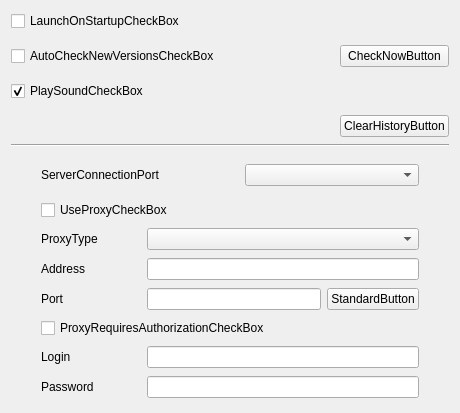
<ui version="4.0" >
 <class>SettingsFrameClass</class>
 <widget class="QFrame" name="SettingsFrameClass" >
  <property name="geometry" >
   <rect>
    <x>0</x>
    <y>0</y>
    <width>460</width>
    <height>413</height>
   </rect>
  </property>
  <property name="lineWidth" >
   <number>0</number>
  </property>
  <layout class="QVBoxLayout" name="verticalLayout" >
   <item>
    <layout class="QGridLayout" name="gridLayout" >
     <property name="verticalSpacing" >
      <number>14</number>
     </property>
     <item row="0" column="0" >
      <widget class="QCheckBox" name="launchOnStartupCheckBox" >
       <property name="text" >
        <string>LaunchOnStartupCheckBox</string>
       </property>
      </widget>
     </item>
     <item row="1" column="0" >
      <widget class="QCheckBox" name="autoUpdateCheckBox" >
       <property name="minimumSize" >
        <size>
         <width>260</width>
         <height>0</height>
        </size>
       </property>
       <property name="text" >
        <string>AutoCheckNewVersionsCheckBox</string>
       </property>
      </widget>
     </item>
     <item row="1" column="1" >
      <spacer name="horizontalSpacer" >
       <property name="orientation" >
        <enum>Qt::Horizontal</enum>
       </property>
       <property name="sizeType" >
        <enum>QSizePolicy::MinimumExpanding</enum>
       </property>
       <property name="sizeHint" stdset="0" >
        <size>
         <width>20</width>
         <height>20</height>
        </size>
       </property>
      </spacer>
     </item>
     <item row="1" column="2" >
      <widget class="QPushButton" name="checkForNewVersionButton" >
       <property name="accessibleName" >
        <string>rectButton</string>
       </property>
       <property name="text" >
        <string>CheckNowButton</string>
       </property>
      </widget>
     </item>
     <item row="2" column="0" >
      <widget class="QCheckBox" name="playSoundCheckBox" >
       <property name="text" >
        <string>PlaySoundCheckBox</string>
       </property>
       <property name="checked" >
        <bool>true</bool>
       </property>
      </widget>
     </item>
     <item row="3" column="2" >
      <widget class="QPushButton" name="clearHistoryButton" >
       <property name="accessibleName" >
        <string>rectButton</string>
       </property>
       <property name="text" >
        <string>ClearHistoryButton</string>
       </property>
      </widget>
     </item>
    </layout>
   </item>
   <item>
    <spacer name="verticalSpacer" >
     <property name="orientation" >
      <enum>Qt::Vertical</enum>
     </property>
     <property name="sizeType" >
      <enum>QSizePolicy::Fixed</enum>
     </property>
     <property name="sizeHint" stdset="0" >
      <size>
       <width>20</width>
       <height>1</height>
      </size>
     </property>
    </spacer>
   </item>
   <item>
    <widget class="Line" name="line" >
     <property name="orientation" >
      <enum>Qt::Horizontal</enum>
     </property>
    </widget>
   </item>
   <item>
    <layout class="QGridLayout" name="gridLayout_3" >
     <property name="leftMargin" >
      <number>30</number>
     </property>
     <property name="topMargin" >
      <number>8</number>
     </property>
     <property name="rightMargin" >
      <number>30</number>
     </property>
     <property name="horizontalSpacing" >
      <number>30</number>
     </property>
     <property name="verticalSpacing" >
      <number>8</number>
     </property>
     <item row="1" column="0" >
      <widget class="QLabel" name="serverConnectionPortLabel" >
       <property name="text" >
        <string>ServerConnectionPort</string>
       </property>
       <property name="buddy" >
        <cstring>serverPortCombo</cstring>
       </property>
      </widget>
     </item>
     <item row="1" column="1" >
      <widget class="QComboBox" name="serverPortCombo" />
     </item>
     <item row="0" column="1" >
      <spacer name="verticalSpacer_2" >
       <property name="orientation" >
        <enum>Qt::Vertical</enum>
       </property>
       <property name="sizeHint" stdset="0" >
        <size>
         <width>20</width>
         <height>40</height>
        </size>
       </property>
      </spacer>
     </item>
    </layout>
   </item>
   <item>
    <layout class="QGridLayout" name="gridLayout_4" >
     <property name="leftMargin" >
      <number>30</number>
     </property>
     <property name="topMargin" >
      <number>8</number>
     </property>
     <property name="rightMargin" >
      <number>30</number>
     </property>
     <property name="verticalSpacing" >
      <number>8</number>
     </property>
     <item row="0" column="0" colspan="3" >
      <widget class="QCheckBox" name="useProxyCheckBox" >
       <property name="text" >
        <string>UseProxyCheckBox</string>
       </property>
      </widget>
     </item>
     <item row="1" column="0" >
      <widget class="QLabel" name="proxyTypeLabel" >
       <property name="minimumSize" >
        <size>
         <width>100</width>
         <height>0</height>
        </size>
       </property>
       <property name="text" >
        <string>ProxyType</string>
       </property>
       <property name="buddy" >
        <cstring>proxyTypeCombo</cstring>
       </property>
      </widget>
     </item>
     <item row="2" column="0" >
      <widget class="QLabel" name="proxyHostLabel" >
       <property name="text" >
        <string>Address</string>
       </property>
       <property name="buddy" >
        <cstring>proxyHostEdit</cstring>
       </property>
      </widget>
     </item>
     <item row="1" column="1" colspan="2" >
      <widget class="QComboBox" name="proxyTypeCombo" />
     </item>
     <item row="2" column="1" colspan="2" >
      <widget class="QLineEdit" name="proxyHostEdit" />
     </item>
     <item row="3" column="0" >
      <widget class="QLabel" name="proxyPortLabel" >
       <property name="text" >
        <string>Port</string>
       </property>
       <property name="buddy" >
        <cstring>proxyPortEdit</cstring>
       </property>
      </widget>
     </item>
     <item row="3" column="1" >
      <widget class="QLineEdit" name="proxyPortEdit" />
     </item>
     <item row="4" column="0" colspan="3" >
      <widget class="QCheckBox" name="proxyRequiresAuthenticationCheckBox" >
       <property name="text" >
        <string>ProxyRequiresAuthorizationCheckBox</string>
       </property>
      </widget>
     </item>
     <item row="5" column="0" >
      <widget class="QLabel" name="proxyLoginLabel" >
       <property name="text" >
        <string>Login</string>
       </property>
       <property name="buddy" >
        <cstring>proxyLoginEdit</cstring>
       </property>
      </widget>
     </item>
     <item row="6" column="0" >
      <widget class="QLabel" name="proxyPasswordLabel" >
       <property name="text" >
        <string>Password</string>
       </property>
       <property name="buddy" >
        <cstring>proxyPasswordEdit</cstring>
       </property>
      </widget>
     </item>
     <item row="6" column="1" colspan="2" >
      <widget class="QLineEdit" name="proxyPasswordEdit" >
       <property name="echoMode" >
        <enum>QLineEdit::Password</enum>
       </property>
      </widget>
     </item>
     <item row="3" column="2" >
      <widget class="QPushButton" name="setStandardProxyPortButton" >
       <property name="accessibleName" >
        <string>rectButton</string>
       </property>
       <property name="text" >
        <string>StandardButton</string>
       </property>
      </widget>
     </item>
     <item row="5" column="1" colspan="2" >
      <widget class="QLineEdit" name="proxyLoginEdit" />
     </item>
     <item row="7" column="1" >
      <spacer name="verticalSpacer_3" >
       <property name="orientation" >
        <enum>Qt::Vertical</enum>
       </property>
       <property name="sizeHint" stdset="0" >
        <size>
         <width>20</width>
         <height>40</height>
        </size>
       </property>
      </spacer>
     </item>
    </layout>
   </item>
  </layout>
 </widget>
 <layoutdefault spacing="6" margin="11" />
 <tabstops>
  <tabstop>launchOnStartupCheckBox</tabstop>
  <tabstop>autoUpdateCheckBox</tabstop>
  <tabstop>checkForNewVersionButton</tabstop>
  <tabstop>serverPortCombo</tabstop>
  <tabstop>useProxyCheckBox</tabstop>
  <tabstop>proxyTypeCombo</tabstop>
  <tabstop>proxyHostEdit</tabstop>
  <tabstop>proxyPortEdit</tabstop>
  <tabstop>setStandardProxyPortButton</tabstop>
  <tabstop>proxyRequiresAuthenticationCheckBox</tabstop>
  <tabstop>proxyLoginEdit</tabstop>
  <tabstop>proxyPasswordEdit</tabstop>
 </tabstops>
 <resources/>
 <connections/>
</ui>
